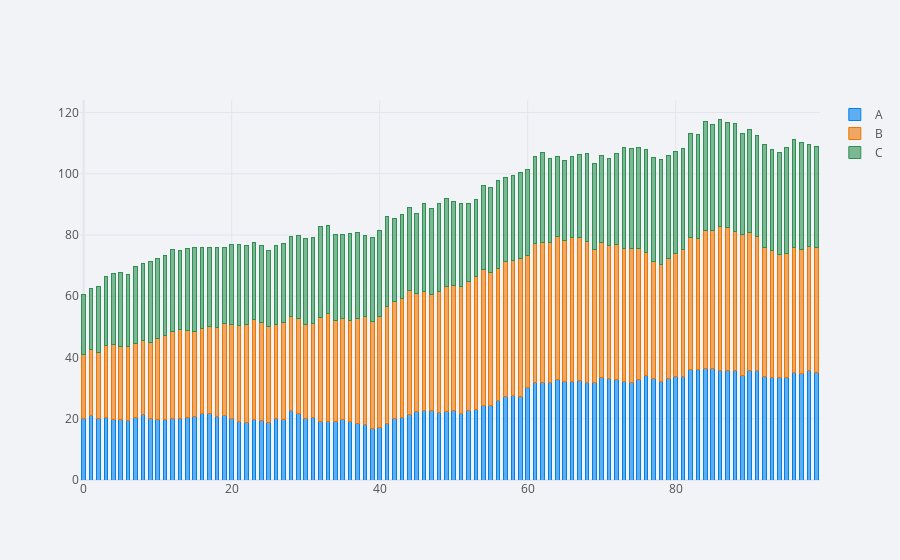

Notebook source saved alongside this figure:
### Code cell
cf.set_config_file(theme='polar') # Here theam means back ground 
df.iplot(kind='bar',barmode='stack',bargap=0.5)
